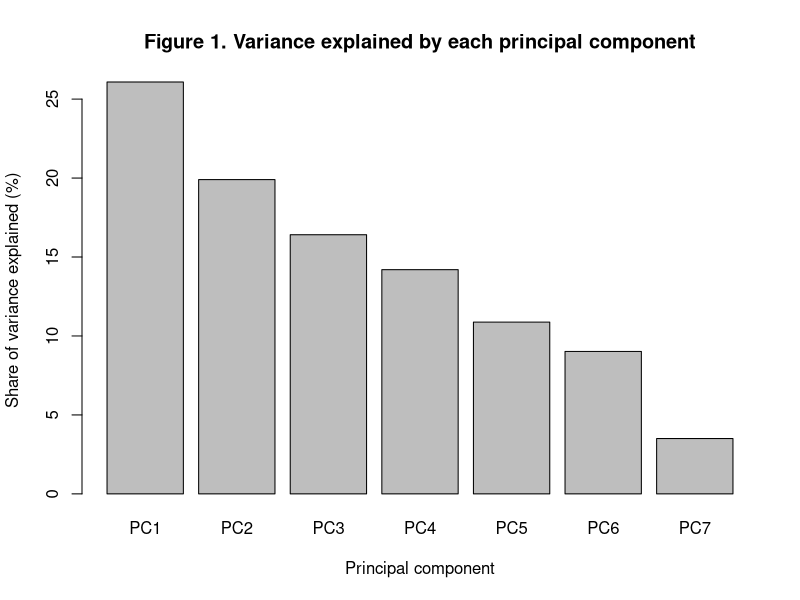

Reproduce this figure in R.
# Author: JL
# PCA and k-means on the Olympic venues, fitted on the training rows only.
# The outcome was kept out of both and only used afterwards, to check whether the groups they found had anything to do with what we are trying to predict.

set.seed(123)

ol <- read.csv("data/processed/olympic_model_split.csv")
train <- ol[ol$set == "train", ]

# Used the imputed columns so no rows drop out. Left out the _z and _pct_rank versions, which are rescalings of columns already in the list.
feat <- c("log_capacity_imp", "log_gdp_imp", "log_city_pop_imp",
          "log_distance_imp", "venue_age_imp", "years_since_event_imp",
          "years_since_construction_imp")

train_feat <- train[, feat]

# Checked the three time features first. Years since construction should equal years since event plus venue age, and filling them separately with medians breaks that.
gap <- train$years_since_construction_imp -
  (train$years_since_event_imp + train$venue_age_imp)
cat("Rows where the three time features still add up:",
    sum(abs(gap) < 1e-8), "of", nrow(train), "\n")
# Rows where the three time features still add up: 126 of 572

# Scaled the inputs because they are in different units (log seats, log miles, years).
pca <- prcomp(train_feat, scale. = TRUE)
var.pct <- 100 * pca$sdev^2 / sum(pca$sdev^2)

cat("Variance explained by each component (%)\n")
print(round(var.pct, 1))
# [1] 27.4 19.8 16.5 13.8 10.6  8.8  3.0
cat("Running total (%)\n")
print(round(cumsum(var.pct), 1))
# [1]  27.4  47.2  63.8  77.6  88.2  97.0 100.0
cat("Loadings on the first three components\n")
print(round(pca$rotation[, 1:3], 2))
#                                PC1   PC2   PC3
# log_capacity_imp             -0.39 -0.30 -0.18
# log_gdp_imp                  -0.06 -0.26  0.73
# log_city_pop_imp              0.03 -0.28 -0.59
# log_distance_imp             -0.31 -0.51 -0.18
# venue_age_imp                -0.65  0.05  0.09
# years_since_event_imp        -0.05  0.60 -0.21
# years_since_construction_imp -0.58  0.37  0.01

# Ran k from 1 to 8 first, to pick the number of groups from the data.
train_scaled <- scale(train_feat)
wss <- numeric(8)
for (k in 1:8) {
  wss[k] <- kmeans(train_scaled, centers = k, nstart = 25)$tot.withinss
}
cat("Within-cluster sum of squares for k = 1 to 8\n")
print(round(wss, 1))
# [1] 3997.0 3175.9 2679.5 2309.6 1979.0 1710.8 1512.5 1375.0

# Took three groups to look at. There is no clear elbow above, so this is for inspection rather than a number the data pointed to.
km <- kmeans(train_scaled, centers = 3, nstart = 25)
train$cluster <- km$cluster

cat("Cluster sizes\n")
print(table(train$cluster))
#   1   2   3
# 348 202  22
cat("Unused venues in each cluster\n")
print(table(train$cluster, train$white_elephant))
#     FALSE TRUE
#   1   299   49
#   2   186   16
#   3    18    4
cat("Share of each cluster that is an unused venue\n")
print(round(aggregate(white_elephant ~ cluster, data = train, FUN = mean), 3))
#   cluster white_elephant
# 1       1          0.141
# 2       2          0.079
# 3       3          0.182
cat("Cluster averages on the original features\n")
print(round(aggregate(train[, feat], by = list(cluster = train$cluster),
                      FUN = mean), 2))
#   cluster log_capacity_imp log_gdp_imp log_city_pop_imp log_distance_imp
# 1       1             9.62        8.54             7.85             2.04
# 2       2             9.53        9.81             7.78             2.10
# 3       3            10.08        9.32             7.52             2.82
#   venue_age_imp years_since_event_imp years_since_construction_imp
# 1          5.26                 66.90                        40.57
# 2          5.27                 20.04                        35.04
# 3         48.55                 52.45                       101.00

# Dropped the cluster scatter we first drew because the groups overlap heavily and the tables above make the same point.
png("reports/cleaning_preprocessing/figs/fig1_pca_scree.png",
    width = 1800, height = 1100, res = 200)
barplot(var.pct,
        names.arg = paste0("PC", 1:7),
        main = "Figure 1. Variance explained by each principal component",
        xlab = "Principal component",
        ylab = "Share of variance explained (%)")
dev.off()

cat("Saved fig1_pca_scree.png\n")
